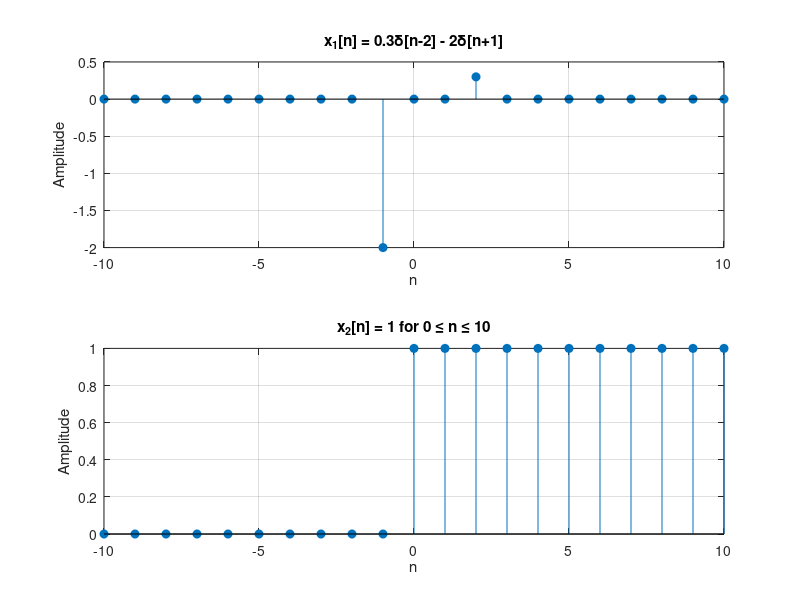

Write MATLAB code to recreate this figure.
clear; close all; clc;

%% Get script folder (src)
scriptPath = fileparts(mfilename('fullpath'));

%% Go to project root
figPath   = fullfile(scriptPath,'..','figures');

if ~exist(figPath,'dir')
    mkdir(figPath);
end

%% Time index
n = -10:10;

%% x1[n] = 0.3 δ[n-2] - 2 δ[n+1]
x1 = zeros(size(n));
x1(n == 2) = 0.3;
x1(n == -1) = x1(n == -1) - 2;

%% x2[n] = 1 for n in [0,10]
x2 = zeros(size(n));
x2(n >= 0 & n <= 10) = 1;

%% Plot using subplot
fig = figure;

subplot(2,1,1);
stem(n, x1, 'filled');
title('x_1[n] = 0.3\delta[n-2] - 2\delta[n+1]');
xlabel('n');
ylabel('Amplitude');
grid on;

subplot(2,1,2);
stem(n, x2, 'filled');
title('x_2[n] = 1 for 0 \leq n \leq 10');
xlabel('n');
ylabel('Amplitude');
grid on;

%% Save figure
exportgraphics(fig, fullfile(figPath,'b1_signals.png'), 'Resolution', 300);
